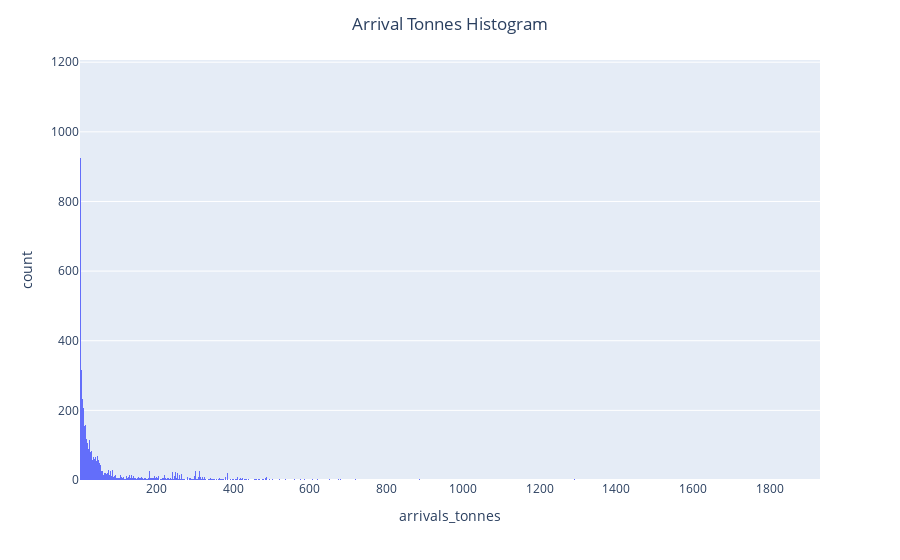

Write notebook code for a chart like this one.
### Markdown cell above
### - arrivals_tonnes

### Code cell
fig = px.histogram(raw_df, x="arrivals_tonnes", nbins=2000)

fig.update_layout(
    title   = 'Arrival Tonnes Histogram',
    title_x = 0.5
)

fig.show()

### Figure 1 — Plotly figure (JSON) as saved in the notebook; plotly's stock layout.template omitted (floating-point values rounded to 4 significant figures; data arrays with more than 128 entries replaced by an {"elided": "..."} marker saying what was removed)
{"data": [{"alignmentgroup": "True", "bingroup": "x", "hovertemplate": "arrivals_tonnes=%{x}<br>count=%{y}<extra></extra>", "legendgroup": "", "marker": {"color": "#636efa"}, "name": "", "nbinsx": 2000, "offsetgroup": "", "orientation": "v", "showlegend": false, "type": "histogram", "x": {"elided": "11321 int values"}, "xaxis": "x", "yaxis": "y"}], "layout": {"barmode": "relative", "legend": {"tracegroupgap": 0}, "margin": {"t": 60}, "title": {"text": "Arrival Tonnes Histogram", "x": 0.5}, "xaxis": {"anchor": "y", "domain": [0, 1], "title": {"text": "arrivals_tonnes"}}, "yaxis": {"anchor": "x", "domain": [0, 1], "title": {"text": "count"}}}}
